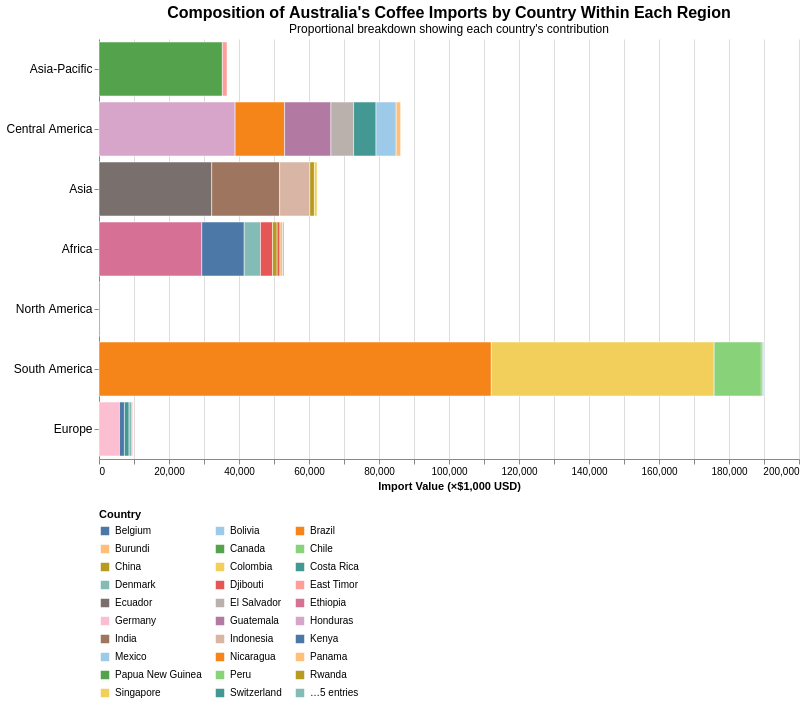

Express this chart as Vega-Lite.
### Vega-Lite specification from a JSON file in a GitHub repository (floating-point values rounded to 4 significant figures)
{"$schema": "https://vega.github.io/schema/vega-lite/v5.json", "title": {"text": "Composition of Australia's Coffee Imports by Country Within Each Region", "subtitle": "Proportional breakdown showing each country's contribution", "fontSize": 16, "subtitleFontSize": 12}, "width": 700, "height": 420, "data": {"values": [{"country": "Brazil", "value_1000usd": 112100.0, "quantity_kg": 25092500, "price_per_kg_usd": 4.47, "region": "South America", "display_name": "Brazil", "pct": 25.52}, {"country": "Colombia", "value_1000usd": 63680.0, "quantity_kg": 10989600, "price_per_kg_usd": 5.79, "region": "South America", "display_name": "Colombia", "pct": 14.5}, {"country": "Honduras", "value_1000usd": 38890.0, "quantity_kg": 7684420, "price_per_kg_usd": 5.06, "region": "Central America", "display_name": "Honduras", "pct": 8.85}, {"country": "Papua New Guinea", "value_1000usd": 35250.0, "quantity_kg": 7957620, "price_per_kg_usd": 4.43, "region": "Asia-Pacific", "display_name": "Papua New Guinea", "pct": 8.03}, {"country": "Vietnam", "value_1000usd": 32200.0, "quantity_kg": 12459700, "price_per_kg_usd": 2.58, "region": "Asia", "display_name": "Vietnam", "pct": 7.33}, {"country": "Ethiopia(excludes Eritrea)", "value_1000usd": 29360.0, "quantity_kg": 5496150, "price_per_kg_usd": 5.34, "region": "Africa", "display_name": "Ethiopia", "pct": 6.69}, {"country": "India", "value_1000usd": 19420.0, "quantity_kg": 5402900, "price_per_kg_usd": 3.59, "region": "Asia", "display_name": "India", "pct": 4.42}, {"country": "Nicaragua", "value_1000usd": 14130.0, "quantity_kg": 2624580, "price_per_kg_usd": 5.38, "region": "Central America", "display_name": "Nicaragua", "pct": 3.22}, {"country": "Peru", "value_1000usd": 13480.0, "quantity_kg": 2394050, "price_per_kg_usd": 5.63, "region": "South America", "display_name": "Peru", "pct": 3.07}, {"country": "Guatemala", "value_1000usd": 13250.0, "quantity_kg": 2164530, "price_per_kg_usd": 6.12, "region": "Central America", "display_name": "Guatemala", "pct": 3.02}, {"country": "Kenya", "value_1000usd": 12140.0, "quantity_kg": 1879230, "price_per_kg_usd": 6.46, "region": "Africa", "display_name": "Kenya", "pct": 2.76}, {"country": "Indonesia", "value_1000usd": 8618.0, "quantity_kg": 1631970, "price_per_kg_usd": 5.28, "region": "Asia", "display_name": "Indonesia", "pct": 1.96}, {"country": "El Salvador", "value_1000usd": 6475.0, "quantity_kg": 1050040, "price_per_kg_usd": 6.17, "region": "Central America", "display_name": "El Salvador", "pct": 1.47}, {"country": "Costa Rica", "value_1000usd": 6411.0, "quantity_kg": 1025930, "price_per_kg_usd": 6.25, "region": "Central America", "display_name": "Costa Rica", "pct": 1.46}, {"country": "Germany", "value_1000usd": 5865.0, "quantity_kg": 1467050, "price_per_kg_usd": 4.0, "region": "Europe", "display_name": "Germany", "pct": 1.34}, {"country": "Mexico", "value_1000usd": 5759.0, "quantity_kg": 1017500, "price_per_kg_usd": 5.66, "region": "Central America", "display_name": "Mexico", "pct": 1.31}, {"country": "Tanzania", "value_1000usd": 4638.0, "quantity_kg": 928460, "price_per_kg_usd": 5.0, "region": "Africa", "display_name": "Tanzania", "pct": 1.06}, {"country": "Uganda", "value_1000usd": 3452.0, "quantity_kg": 818690, "price_per_kg_usd": 4.22, "region": "Africa", "display_name": "Uganda", "pct": 0.79}, {"country": "Belgium", "value_1000usd": 1397.0, "quantity_kg": 347712, "price_per_kg_usd": 4.02, "region": "Europe", "display_name": "Belgium", "pct": 0.32}, {"country": "Switzerland", "value_1000usd": 1343.0, "quantity_kg": 382638, "price_per_kg_usd": 3.51, "region": "Europe", "display_name": "Switzerland", "pct": 0.31}, {"country": "East Timor", "value_1000usd": 1320.0, "quantity_kg": 232628, "price_per_kg_usd": 5.67, "region": "Asia-Pacific", "display_name": "East Timor", "pct": 0.3}, {"country": "China", "value_1000usd": 1313.0, "quantity_kg": 282942, "price_per_kg_usd": 4.64, "region": "Asia", "display_name": "China", "pct": 0.3}, {"country": "Rwanda", "value_1000usd": 1306.0, "quantity_kg": 167460, "price_per_kg_usd": 7.8, "region": "Africa", "display_name": "Rwanda", "pct": 0.3}, {"country": "Panama", "value_1000usd": 1267.0, "quantity_kg": 208731, "price_per_kg_usd": 6.07, "region": "Central America", "display_name": "Panama", "pct": 0.29}, {"country": "Djibouti", "value_1000usd": 807.9, "quantity_kg": 138938, "price_per_kg_usd": 5.81, "region": "Africa", "display_name": "Djibouti", "pct": 0.18}, {"country": "Denmark", "value_1000usd": 802.7, "quantity_kg": 96000, "price_per_kg_usd": 8.36, "region": "Europe", "display_name": "Denmark", "pct": 0.18}, {"country": "Singapore", "value_1000usd": 752.9, "quantity_kg": 155273, "price_per_kg_usd": 4.85, "region": "Asia", "display_name": "Singapore", "pct": 0.17}, {"country": "Burundi", "value_1000usd": 726.9, "quantity_kg": 103560, "price_per_kg_usd": 7.02, "region": "Africa", "display_name": "Burundi", "pct": 0.17}, {"country": "Western Sahara", "value_1000usd": 422.2, "quantity_kg": 96000, "price_per_kg_usd": 4.4, "region": "Africa", "display_name": "Western Sahara", "pct": 0.1}, {"country": "Ecuador", "value_1000usd": 371.0, "quantity_kg": 23732, "price_per_kg_usd": 15.63, "region": "South America", "display_name": "Ecuador", "pct": 0.08}, {"country": "Chile", "value_1000usd": 303.2, "quantity_kg": 38484, "price_per_kg_usd": 7.88, "region": "South America", "display_name": "Chile", "pct": 0.07}, {"country": "Canada", "value_1000usd": 293.6, "quantity_kg": 63569, "price_per_kg_usd": 4.62, "region": "North America", "display_name": "Canada", "pct": 0.07}, {"country": "Bolivia", "value_1000usd": 280.4, "quantity_kg": 21230, "price_per_kg_usd": 13.21, "region": "South America", "display_name": "Bolivia", "pct": 0.06}, {"country": "United Kingdom", "value_1000usd": 226.1, "quantity_kg": 38518, "price_per_kg_usd": 5.87, "region": "Europe", "display_name": "United Kingdom", "pct": 0.05}]}, "params": [{"name": "selectedRegion", "value": null}], "mark": {"type": "bar", "stroke": "#fff", "strokeWidth": 0.5, "cursor": "pointer"}, "encoding": {"x": {"field": "value_1000usd", "type": "quantitative", "title": "Import Value (×$1,000 USD)", "stack": "zero", "axis": {"format": ",.0f"}}, "y": {"field": "region", "type": "nominal", "title": null, "sort": "-x", "axis": {"labelFontSize": 12}}, "color": {"field": "display_name", "type": "nominal", "title": "Country", "scale": {"scheme": "tableau20"}, "legend": {"columns": 3, "orient": "bottom"}}, "order": {"field": "value_1000usd", "type": "quantitative", "sort": "descending"}, "opacity": {"condition": {"test": "selectedRegion === null || datum.region === selectedRegion", "value": 1}, "value": 0.2}, "tooltip": [{"field": "display_name", "type": "nominal", "title": "Country"}, {"field": "region", "type": "nominal", "title": "Region"}, {"field": "value_1000usd", "type": "quantitative", "title": "Value ($1,000)", "format": ",.0f"}, {"field": "pct", "type": "quantitative", "title": "Share (%)", "format": ".1f"}]}, "config": {"view": {"stroke": null}}}
